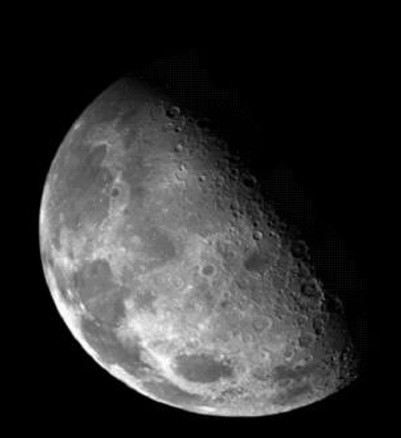
#> input picture IP Lab #7/moon.jpg, 401 x 438 px
$ jupyter execute Lab_7_A_Completed.ipynb   (shell and % lines are left out)   (older library calls are emulated)
#> lines starting #> are read from the running program, lines starting #| are printed output that depends on the picture
# Lab #7
Name: Maan Abdullah Alghamdi
ID: 2240001433
Course: ARTI 403 - Image Processing
## Part A - Laplacian Filter
I completed this notebook using the supplied images. I run the cells in order
from a fresh kernel. All image paths are relative to the notebook folder.

## Setup

[cell 1]
from pathlib import Path
import sys
import cv2
import numpy as np
import matplotlib.pyplot as plt

plt.rcParams.update({'figure.dpi': 110, 'font.size': 10})

def load_gray(name):
#> called with name = 'moon.jpg'
    path = Path(name)
    if not path.is_file():
        raise FileNotFoundError(f"Keep {name} beside this notebook: {Path.cwd()}")
    image = cv2.imdecode(np.fromfile(path, dtype=np.uint8), cv2.IMREAD_GRAYSCALE)
#> image is the input picture: shape (438, 401); min 0, max 255, mean 47.6
    if image is None:
        raise ValueError(f"Could not decode {path}")
    return image

def to_uint8(values):
    return np.rint(np.clip(values, 0, 255)).astype(np.uint8)

def show_images(images, titles, cols=2):
    rows = (len(images) + cols - 1) // cols
    fig, axes = plt.subplots(rows, cols, figsize=(10, 3.5 * rows), squeeze=False)
    for ax, image, label in zip(axes.flat, images, titles):
        ax.imshow(image, cmap='gray', vmin=0, vmax=255)
        ax.set_title(label)
        ax.axis('off')
    for ax in axes.flat[len(images):]:
        ax.axis('off')
    fig.tight_layout()
    plt.show()
    plt.close(fig)

print(f"Python {sys.version.split()[0]} | OpenCV {cv2.__version__}")
print(f"NumPy {np.__version__}")

## A1. Manual Laplacian sharpening
I use the four-neighbour kernel with a negative centre. Its response L contains
both positive and negative values, so I keep it in floating point. I sharpen with
g = clip(f - L, 0, 255). The absolute response is only an edge visualization;
adding it to uint8 pixels would not implement this signed sharpening formula.

[cell 2]
img = load_gray('moon.jpg')
manual_kernel = np.array([[0, 1, 0], [1, -4, 1], [0, 1, 0]], np.float64)
laplacian_manual = cv2.filter2D(
    img, cv2.CV_64F, manual_kernel, borderType=cv2.BORDER_REFLECT_101)
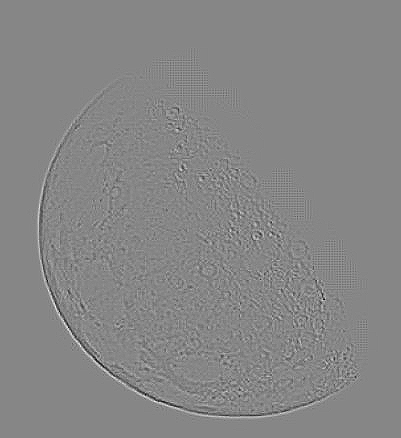
#> laplacian_manual: shape (438, 401) float64; min -123, max 110, mean 0; drawn with min black and max white
laplacian_abs = cv2.convertScaleAbs(laplacian_manual)
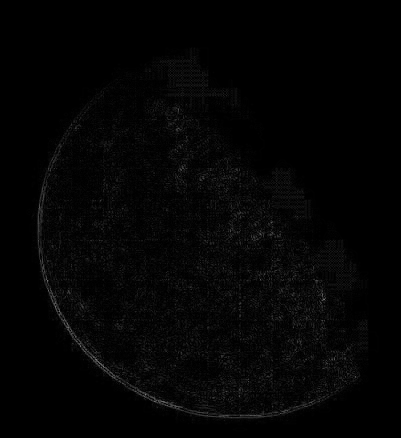
#> laplacian_abs: shape (438, 401); min 0, max 123, mean 4.1
sharpened_manual = to_uint8(img.astype(np.float64) - laplacian_manual)

# A zero-centred scale makes the sign of the response visible.
fig, ax = plt.subplots(figsize=(8, 4))
limit = max(float(np.abs(laplacian_manual).max()), 1.0)
#> limit = 123
plot = ax.imshow(laplacian_manual, cmap='seismic', vmin=-limit, vmax=limit)
ax.set_title('Signed manual Laplacian')
ax.axis('off')
fig.colorbar(plot, ax=ax, label='Signed response')
plt.show()
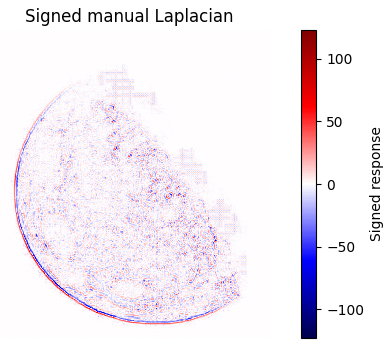
#> figure drawn by matplotlib, 2 panels
plt.close(fig)
show_images([img, laplacian_abs, sharpened_manual],
            ['Original moon', 'Absolute response (display)', 'Sharpened moon'], 3)
#> in show_images, `rows = (len(images) + cols - 1) // cols`: rows = 1
#> the loop in show_images, `for ax, image, label in zip(axes.flat, images, titles):` made 3 passes
#> label on passes 1 to 3: 'Original moon', 'Absolute response (display)', 'Sharpened moon'
#> in show_images, `plt.show()`:
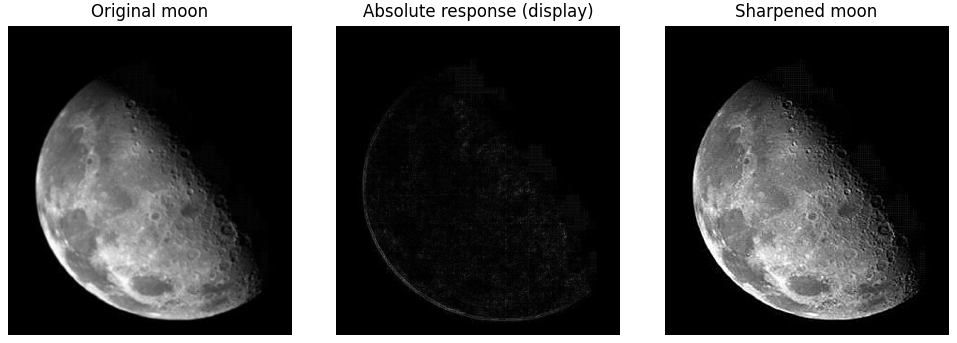
#> figure drawn by matplotlib, 3 panels
print('Signed range:', laplacian_manual.min(), 'to', laplacian_manual.max())
#| Signed range: -123.0 to 110.0

## A2. OpenCV Laplacian with optional smoothing
I first verify that cv2.Laplacian with ksize=1 agrees with my manual kernel.
Then I blur the image with a 3 x 3 Gaussian before calculating the response.
I subtract this smoothed response from the original to reduce sensitivity to
small noisy details while sharpening. Smoothing changes the result deliberately.

[cell 3]
laplacian_builtin = cv2.Laplacian(
    img, cv2.CV_64F, ksize=1, borderType=cv2.BORDER_REFLECT_101)
blurred = cv2.GaussianBlur(img, (3, 3), 0, borderType=cv2.BORDER_REFLECT_101)
laplacian_smoothed = cv2.Laplacian(
    blurred, cv2.CV_64F, ksize=1, borderType=cv2.BORDER_REFLECT_101)
sharpened_smoothed = to_uint8(img.astype(np.float64) - laplacian_smoothed)
show_images([img, blurred, cv2.convertScaleAbs(laplacian_smoothed),
             sharpened_smoothed],
            ['Original', 'Gaussian prefilter', 'Absolute smoothed response',
             'Sharpened with smoothed response'])
#> call 2 of show_images, with cols = 2
#> in show_images (call 2), `rows = (len(images) + cols - 1) // cols`: rows = 2
#> the loop in show_images (call 2), `for ax, image, label in zip(axes.flat, images, titles):` made 4 passes
#> in show_images (call 2), `plt.show()`:
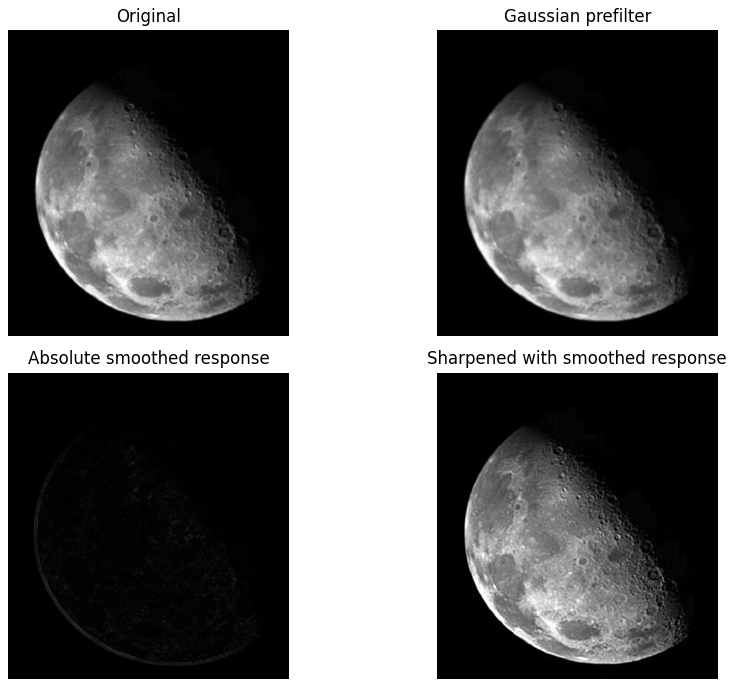
#> figure drawn by matplotlib, 4 panels
print('Manual/OpenCV maximum difference:',
      np.max(np.abs(laplacian_manual - laplacian_builtin)))
#| Manual/OpenCV maximum difference: 0.0

## A3. Checks and observations
I expect the two unsmoothed implementations to match. I clip before conversion
so bright and dark pixels cannot wrap around. The raw Laplacian emphasizes
fine edges; the Gaussian-prefiltered version produces a gentler change. I do
not claim a restoration accuracy score because no ideal sharp reference exists.

[cell 4]
assert np.allclose(laplacian_manual, laplacian_builtin)
assert manual_kernel.sum() == 0
assert np.all(cv2.filter2D(np.full((9, 9), 80, np.uint8),
                         cv2.CV_64F, manual_kernel) == 0)
assert np.array_equal(to_uint8(np.array([-20., 280.])), [0, 255])
for result in [sharpened_manual, sharpened_smoothed]:
    assert result.shape == img.shape and result.dtype == np.uint8
#> this loop made 2 passes
print('Part A: all numerical and image checks passed.')
